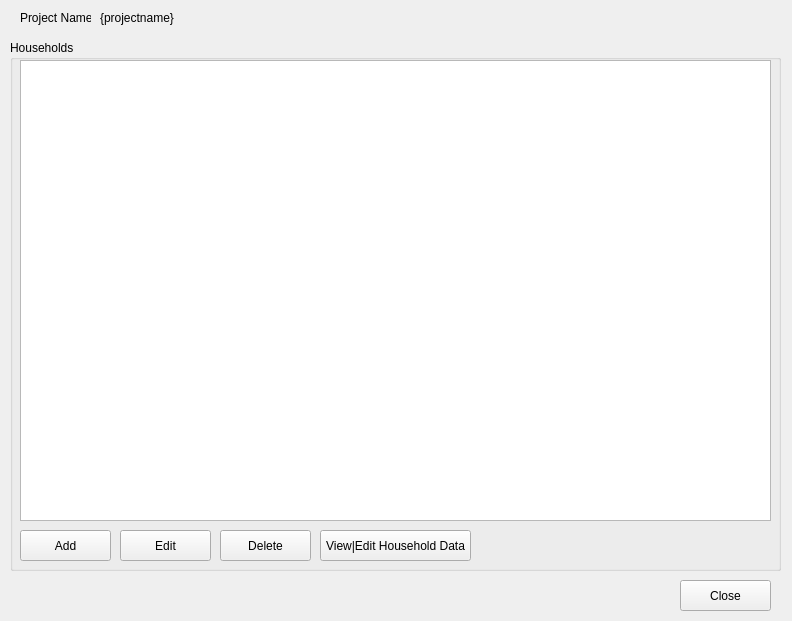
<?xml version="1.0" encoding="UTF-8"?>
<ui version="4.0">
 <class>AllHouseholds</class>
 <widget class="QWidget" name="AllHouseholds">
  <property name="geometry">
   <rect>
    <x>0</x>
    <y>0</y>
    <width>792</width>
    <height>621</height>
   </rect>
  </property>
  <property name="minimumSize">
   <size>
    <width>792</width>
    <height>621</height>
   </size>
  </property>
  <property name="windowTitle">
   <string>Project Households</string>
  </property>
  <widget class="QGroupBox" name="groupBox">
   <property name="geometry">
    <rect>
     <x>10</x>
     <y>40</y>
     <width>771</width>
     <height>531</height>
    </rect>
   </property>
   <property name="title">
    <string>Households</string>
   </property>
   <widget class="QTableView" name="tableView">
    <property name="geometry">
     <rect>
      <x>10</x>
      <y>20</y>
      <width>751</width>
      <height>461</height>
     </rect>
    </property>
    <property name="alternatingRowColors">
     <bool>true</bool>
    </property>
    <property name="sortingEnabled">
     <bool>true</bool>
    </property>
   </widget>
   <widget class="QPushButton" name="cmdAdd">
    <property name="geometry">
     <rect>
      <x>10</x>
      <y>490</y>
      <width>91</width>
      <height>31</height>
     </rect>
    </property>
    <property name="text">
     <string>Add</string>
    </property>
   </widget>
   <widget class="QPushButton" name="cmdEdit">
    <property name="geometry">
     <rect>
      <x>110</x>
      <y>490</y>
      <width>91</width>
      <height>31</height>
     </rect>
    </property>
    <property name="text">
     <string>Edit</string>
    </property>
   </widget>
   <widget class="QPushButton" name="cmdData">
    <property name="geometry">
     <rect>
      <x>310</x>
      <y>490</y>
      <width>151</width>
      <height>31</height>
     </rect>
    </property>
    <property name="text">
     <string>View|Edit Household Data</string>
    </property>
   </widget>
   <widget class="QPushButton" name="cmdDel">
    <property name="geometry">
     <rect>
      <x>210</x>
      <y>490</y>
      <width>91</width>
      <height>31</height>
     </rect>
    </property>
    <property name="text">
     <string>Delete</string>
    </property>
   </widget>
  </widget>
  <widget class="QPushButton" name="cmdClose">
   <property name="geometry">
    <rect>
     <x>680</x>
     <y>580</y>
     <width>91</width>
     <height>31</height>
    </rect>
   </property>
   <property name="text">
    <string>Close</string>
   </property>
  </widget>
  <widget class="QLabel" name="label">
   <property name="geometry">
    <rect>
     <x>20</x>
     <y>10</y>
     <width>71</width>
     <height>16</height>
    </rect>
   </property>
   <property name="text">
    <string>Project Name:</string>
   </property>
  </widget>
  <widget class="QLabel" name="lblProjectName">
   <property name="geometry">
    <rect>
     <x>100</x>
     <y>10</y>
     <width>391</width>
     <height>16</height>
    </rect>
   </property>
   <property name="text">
    <string>{projectname}</string>
   </property>
  </widget>
 </widget>
 <tabstops>
  <tabstop>tableView</tabstop>
  <tabstop>cmdAdd</tabstop>
  <tabstop>cmdEdit</tabstop>
  <tabstop>cmdDel</tabstop>
  <tabstop>cmdData</tabstop>
  <tabstop>cmdClose</tabstop>
 </tabstops>
 <resources/>
 <connections>
  <connection>
   <sender>cmdClose</sender>
   <signal>clicked()</signal>
   <receiver>AllHouseholds</receiver>
   <slot>mdiClose()</slot>
   <hints>
    <hint type="sourcelabel">
     <x>712</x>
     <y>587</y>
    </hint>
    <hint type="destinationlabel">
     <x>644</x>
     <y>576</y>
    </hint>
   </hints>
  </connection>
  <connection>
   <sender>cmdAdd</sender>
   <signal>clicked()</signal>
   <receiver>AllHouseholds</receiver>
   <slot>addHousehold()</slot>
   <hints>
    <hint type="sourcelabel">
     <x>84</x>
     <y>538</y>
    </hint>
    <hint type="destinationlabel">
     <x>109</x>
     <y>576</y>
    </hint>
   </hints>
  </connection>
  <connection>
   <sender>cmdEdit</sender>
   <signal>clicked()</signal>
   <receiver>AllHouseholds</receiver>
   <slot>editHousehold()</slot>
   <hints>
    <hint type="sourcelabel">
     <x>144</x>
     <y>549</y>
    </hint>
    <hint type="destinationlabel">
     <x>262</x>
     <y>574</y>
    </hint>
   </hints>
  </connection>
  <connection>
   <sender>cmdDel</sender>
   <signal>clicked()</signal>
   <receiver>AllHouseholds</receiver>
   <slot>delHouseholds()</slot>
   <hints>
    <hint type="sourcelabel">
     <x>286</x>
     <y>540</y>
    </hint>
    <hint type="destinationlabel">
     <x>448</x>
     <y>580</y>
    </hint>
   </hints>
  </connection>
  <connection>
   <sender>cmdData</sender>
   <signal>clicked()</signal>
   <receiver>AllHouseholds</receiver>
   <slot>viewHouseholdData()</slot>
   <hints>
    <hint type="sourcelabel">
     <x>366</x>
     <y>539</y>
    </hint>
    <hint type="destinationlabel">
     <x>580</x>
     <y>587</y>
    </hint>
   </hints>
  </connection>
 </connections>
 <slots>
  <slot>addHousehold()</slot>
  <slot>editHousehold()</slot>
  <slot>delHouseholds()</slot>
  <slot>viewHouseholdData()</slot>
  <slot>mdiClose()</slot>
 </slots>
</ui>
